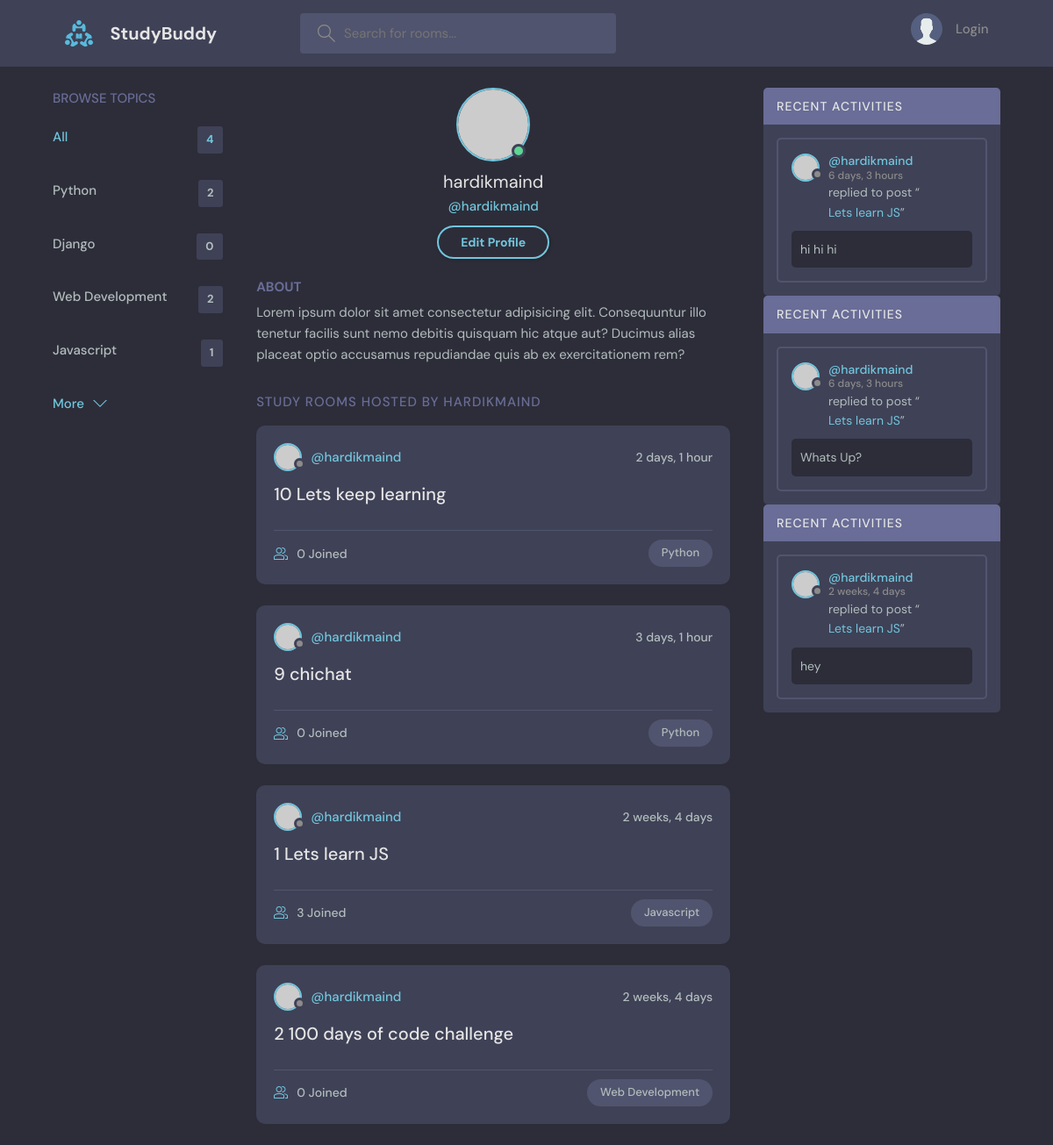
Page /profile/1/ on the committed database.
### base/models.py (models this page shows, shortened)
class Topic(models.Model):
    name = models.CharField(max_length=200)

class Room(models.Model):
    host = models.ForeignKey(User, null=True, on_delete=models.SET_NULL)
    name = models.CharField(max_length=200)
    description = models.TextField(null=True, blank=True)
    participants = models.ManyToManyField(User,related_name='participants', blank=True)
    updated = models.DateTimeField(auto_now=True)
    created = models.DateTimeField(auto_now_add=True)
    topic = models.ForeignKey(Topic, null=True, on_delete=models.SET_NULL)
    class Meta:
        ordering = ['-updated', '-created']
    def __str__(self):
        return self.name

class Message(models.Model):
    user = models.ForeignKey(User, on_delete=models.CASCADE)
    room = models.ForeignKey(Room, on_delete=models.CASCADE)
    body = models.TextField()
    updated = models.DateTimeField(auto_now=True)
    created = models.DateTimeField(auto_now_add=True)
    class Meta:
        ordering = ['-updated', '-created']

### base/views.py (the view)
# urls.py: path('profile/<str:pk>/', views.userProfile,name="user-profile"),
def userProfile(request, pk):
    user = User.objects.get(id=pk)
    rooms = user.room_set.all()
    room_messages = user.message_set.all()
    topics = Topic.objects.all()
    context = {'user': user, 'rooms': rooms,
               'room_messages': room_messages, 'topics': topics}
    return render(request, 'base/profile.html', context)

### base/templates/base/profile.html (shortened to what this page needs)
{% extends 'main.html' %}
{% load static %}
{% block content %}
  <main class="profile-page layout layout--3">
    <div class="container">
      {%include 'base/topic_component.html' %}
      <div class="roomList">
        <div class="profile">
          <div class="profile__avatar">
            <div class="avatar avatar--large active">
              <img src="https://randomuser.me/api/portraits/men/11.jpg" />
            </div>
          </div>
          <div class="profile__info">
            <h3>{{user.username}}</h3>
            <p>@{{user.username}}</p>
            <a href="edit-user.html" class="btn btn--main btn--pill">Edit Profile</a>
          </div>
          <div class="profile__about">
            <h3>About</h3>
            <p>
              Lorem ipsum dolor sit amet consectetur adipisicing elit. Consequuntur illo tenetur
              facilis sunt nemo debitis quisquam hic atque aut? Ducimus alias placeat optio
              accusamus repudiandae quis ab ex exercitationem rem?
            </p>
          </div>
        </div>
        <div class="roomList__header">
          <div>
            <h2>Study Rooms Hosted by {{user.username}}</a>
            </h2>
          </div>
        </div>
        {%include 'base/feed_component.html' %}
      </div>
      {%include 'base/activity_component.html' %}
    </div>
  </main>
{% endblock content %}

### base/templates/base/topic_component.html
<div class="topics">
  <div class="topics__header">
    <h2>Browse Topics</h2>
  </div>
  <ul class="topics__list">
    <li>
      <a href="{% url 'home'%}" class="active">All <span>{{topics.count}}</span></a>
    </li>
    {% for x in topics %}
    <li>
      <a href="{% url 'home' %}?query={{x.name}}"> {{x.name}} <span>{{x.room_set.all.count}}</span></a>
    </li>
    {%endfor%}
  </ul>
  <a class="btn btn--link" href="topics.html">
    More
    <svg
      version="1.1"
      xmlns="http://www.w3.org/2000/svg"
      width="32"
      height="32"
      viewBox="0 0 32 32"
    >
      <title>chevron-down</title>
      <path d="M16 21l-13-13h-3l16 16 16-16h-3l-13 13z"></path>
    </svg>
  </a>
</div>

### base/templates/base/feed_component.html (shortened to what this page needs)
{% for room in rooms %}
<div class="roomListRoom">
  <div class="roomListRoom__header">
    <a href="{% url 'user-profile' room.host.id %}" class="roomListRoom__author">
      <div class="avatar avatar--small">
        <img src="https://randomuser.me/api/portraits/women/11.jpg" />
      </div>
      <span>@{{room.host.username}}</span>
    </a>
    <div class="roomListRoom__actions">
      <span>{{room.created|timesince }}</span>
    </div>
  </div>
  <div class="roomListRoom__content">
    <a href="{% url 'room' room.id %}"> {{room.id}}    {{room.name}}</a>
  </div>
  <div class="roomListRoom__meta">
    <a href="{% url 'room' room.id %}" class="roomListRoom__joined">
      {{room.participants.all.count}} Joined
    </a>
    <p class="roomListRoom__topic">{{room.topic.name}}</p>
  </div>
</div>
{% endfor %}

### base/templates/base/activity_component.html (shortened to what this page needs)
<div>
{% for x in room_messages %}
<div class="activities">
  <div class="activities__header">
    <h2>Recent Activities</h2>
  </div>
  <div class="activities__box">
    <div class="activities__boxHeader roomListRoom__header">
      <a href="{% url 'user-profile' x.user.id %}" class="roomListRoom__author">
        <div class="avatar avatar--small">
          <img src="https://randomuser.me/api/portraits/women/11.jpg" />
        </div>
        <p>
          @{{x.user}}
          <span>{{x.created|timesince}}</span>
        </p>
      </a>
    </div>
    <div class="activities__boxContent">
      <p>
        replied to post “<a href="{%url 'room' x.room.id %}">{{x.room}}</a>”
      </p>
      <div class="activities__boxRoomContent">
        {{x.body}}
      </div>
    </div>
  </div>
</div>
{% endfor %}
</div>

### rows in the picture
Topic: name "Python", room_set.all.count "2"
Topic: name "Django", room_set.all.count "0"
Topic: name "Web Development", room_set.all.count "2"
Topic: name "Javascript", room_set.all.count "1"
Room: host.username "hardikmaind", created "2 days, 1 hour", id "10", name "Lets keep learning", participants.all.count "0", topic.name "Python"
Room: host.username "hardikmaind", created "3 days, 1 hour", id "9", name "chichat", participants.all.count "0", topic.name "Python"
Room: host.username "hardikmaind", created "2 weeks, 4 days", id "1", name "Lets learn JS", participants.all.count "3", topic.name "Javascript"
Room: host.username "hardikmaind", created "2 weeks, 4 days", id "2", name "100 days of code challenge", participants.all.count "0", topic.name "Web Development"
Message: user "hardikmaind", created "6 days, 3 hours", room "Lets learn JS", body "hi hi hi"
Message: user "hardikmaind", created "6 days, 3 hours", room "Lets learn JS", body "Whats Up?"
Message: user "hardikmaind", created "2 weeks, 4 days", room "Lets learn JS", body "hey"

### other values in the picture
{{ topics.count }} "4"
{{ user.username }} "hardikmaind"
{{ user.username }} "HARDIKMAIND"
